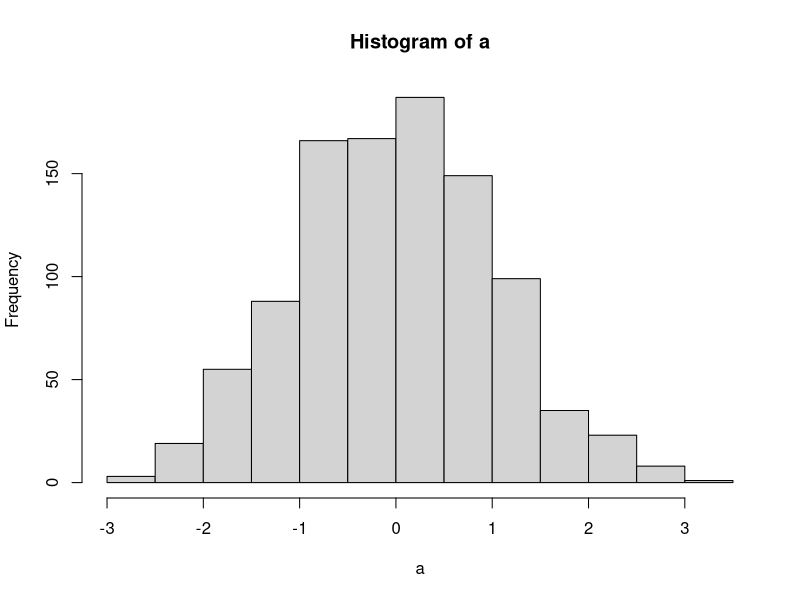
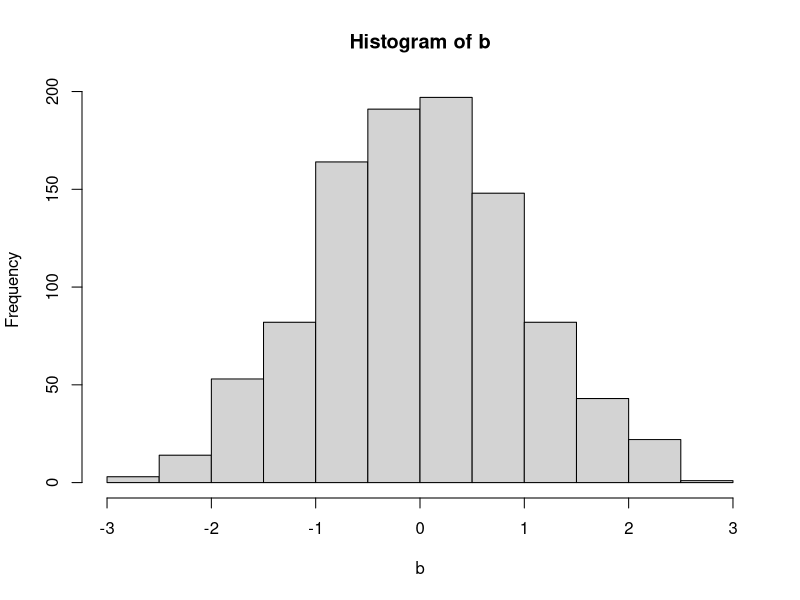

Reproduce these figures in R, in order.
#Preguntas
#1
#Tamaño: 1000 #valor esperado: 5 #Varianza: 9
rnorm(1000)
a<-rnorm(1000)
mean(a)
#promedio: -0.0483
#distribucion normal estandar
(4-(-0.0483))/3
Z<- (4-(-0.0483))/3
pnorm(1.3)

b<- rnorm(1000)
rnorm(1000)
mean(b)
#promedio b: 0.007
pnorm(5, 0.007, 3)

hist(a)
hist(b)



#2
#Muetra 500 #esperanza: 20

rnorm(500)
c<-(rnorm(500))
mean(c)
#promedio 0.01

help(rexp)
d<-rexp(c, 0.01)
mean(d)
# Rpta1: Es mayor al valor esperado 

#2
qt(d, 0.33)
